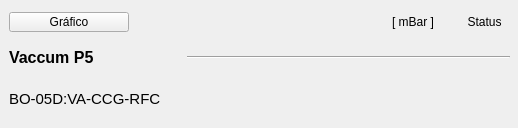
     <widget class="QWidget" name="scrollAreaWidgetContents_14">
      <property name="geometry">
       <rect>
        <x>0</x>
        <y>0</y>
        <width>518</width>
        <height>128</height>
       </rect>
      </property>
      <widget class="QWidget" name="layoutWidget_2">
       <property name="geometry">
        <rect>
         <x>9</x>
         <y>10</y>
         <width>501</width>
         <height>108</height>
        </rect>
       </property>
       <layout class="QGridLayout" name="gridLayout_7">
        <item row="1" column="0">
         <widget class="PyDMLabel" name="PyDMLabel_100">
          <property name="minimumSize">
           <size>
            <width>172</width>
            <height>35</height>
           </size>
          </property>
          <property name="maximumSize">
           <size>
            <width>172</width>
            <height>35</height>
           </size>
          </property>
          <property name="font">
           <font>
            <pointsize>12</pointsize>
            <weight>75</weight>
            <bold>true</bold>
           </font>
          </property>
          <property name="toolTip">
           <string/>
          </property>
          <property name="text">
           <string>Vaccum P5</string>
          </property>
         </widget>
        </item>
        <item row="1" column="1" colspan="3">
         <widget class="Line" name="line_9">
          <property name="sizeIncrement">
           <size>
            <width>0</width>
            <height>0</height>
           </size>
          </property>
          <property name="baseSize">
           <size>
            <width>0</width>
            <height>0</height>
           </size>
          </property>
          <property name="autoFillBackground">
           <bool>false</bool>
          </property>
          <property name="frameShadow">
           <enum>QFrame::Sunken</enum>
          </property>
          <property name="lineWidth">
           <number>1</number>
          </property>
          <property name="midLineWidth">
           <number>0</number>
          </property>
          <property name="orientation">
           <enum>Qt::Horizontal</enum>
          </property>
         </widget>
        </item>
        <item row="2" column="0">
         <widget class="PyDMLabel" name="PyDMLabel_101">
          <property name="minimumSize">
           <size>
            <width>172</width>
            <height>35</height>
           </size>
          </property>
          <property name="maximumSize">
           <size>
            <width>172</width>
            <height>16777215</height>
           </size>
          </property>
          <property name="font">
           <font>
            <pointsize>11</pointsize>
           </font>
          </property>
          <property name="toolTip">
           <string/>
          </property>
          <property name="text">
           <string>BO-05D:VA-CCG-RFC</string>
          </property>
         </widget>
        </item>
        <item row="0" column="0">
         <widget class="PyDMPushButton" name="PyDMPushButton_44">
          <property name="minimumSize">
           <size>
            <width>120</width>
            <height>20</height>
           </size>
          </property>
          <property name="maximumSize">
           <size>
            <width>120</width>
            <height>20</height>
           </size>
          </property>
          <property name="toolTip">
           <string/>
          </property>
          <property name="text">
           <string>Gráfico</string>
          </property>
         </widget>
        </item>
        <item row="0" column="3">
         <widget class="PyDMLabel" name="PyDMLabel_85">
          <property name="toolTip">
           <string/>
          </property>
          <property name="text">
           <string>Status</string>
          </property>
          <property name="alignment">
           <set>Qt::AlignCenter</set>
          </property>
         </widget>
        </item>
        <item row="0" column="2">
         <widget class="PyDMLabel" name="PyDMLabel_83">
          <property name="minimumSize">
           <size>
            <width>0</width>
            <height>24</height>
           </size>
          </property>
          <property name="maximumSize">
           <size>
            <width>16777215</width>
            <height>24</height>
           </size>
          </property>
          <property name="toolTip">
           <string/>
          </property>
          <property name="text">
           <string>[ mBar ]</string>
          </property>
          <property name="alignment">
           <set>Qt::AlignCenter</set>
          </property>
         </widget>
        </item>
        <item row="2" column="3">
         <widget class="QLed" name="led_cavp5">
          <property name="enabled">
           <bool>true</bool>
          </property>
          <property name="sizePolicy">
           <sizepolicy hsizetype="Maximum" vsizetype="Maximum">
            <horstretch>0</horstretch>
            <verstretch>0</verstretch>
           </sizepolicy>
          </property>
          <property name="minimumSize">
           <size>
            <width>51</width>
            <height>35</height>
           </size>
          </property>
          <property name="maximumSize">
           <size>
            <width>51</width>
            <height>35</height>
           </size>
          </property>
          <property name="toolTip">
           <string/>
          </property>
          <property name="state">
           <bool>true</bool>
          </property>
          <property name="onColor">
           <color>
            <red>0</red>
            <green>140</green>
            <blue>0</blue>
           </color>
          </property>
          <property name="shape">
           <enum>QLed::Circle</enum>
          </property>
         </widget>
        </item>
        <item row="2" column="2">
         <widget class="PyDMLabel" name="PyDMLabel_86">
          <property name="enabled">
           <bool>true</bool>
          </property>
          <property name="minimumSize">
           <size>
            <width>80</width>
            <height>30</height>
           </size>
          </property>
          <property name="maximumSize">
           <size>
            <width>80</width>
            <height>30</height>
           </size>
          </property>
          <property name="toolTip">
           <string/>
          </property>
          <property name="accessibleDescription">
           <string/>
          </property>
          <property name="layoutDirection">
           <enum>Qt::LeftToRight</enum>
          </property>
          <property name="autoFillBackground">
           <bool>false</bool>
          </property>
          <property name="styleSheet">
           <string notr="true"/>
          </property>
          <property name="frameShape">
           <enum>QFrame::NoFrame</enum>
          </property>
          <property name="frameShadow">
           <enum>QFrame::Sunken</enum>
          </property>
          <property name="alignment">
           <set>Qt::AlignCenter</set>
          </property>
          <property name="precision" stdset="0">
           <number>2</number>
          </property>
          <property name="showUnits" stdset="0">
           <bool>false</bool>
          </property>
          <property name="precisionFromPV" stdset="0">
           <bool>false</bool>
          </property>
          <property name="channel" stdset="0">
           <string>BO-05D:VA-CCG-RFC:Pressure-Mon</string>
          </property>
          <property name="displayFormat" stdset="0">
           <enum>PyDMLabel::Exponential</enum>
          </property>
         </widget>
        </item>
       </layout>
      </widget>
     </widget>
